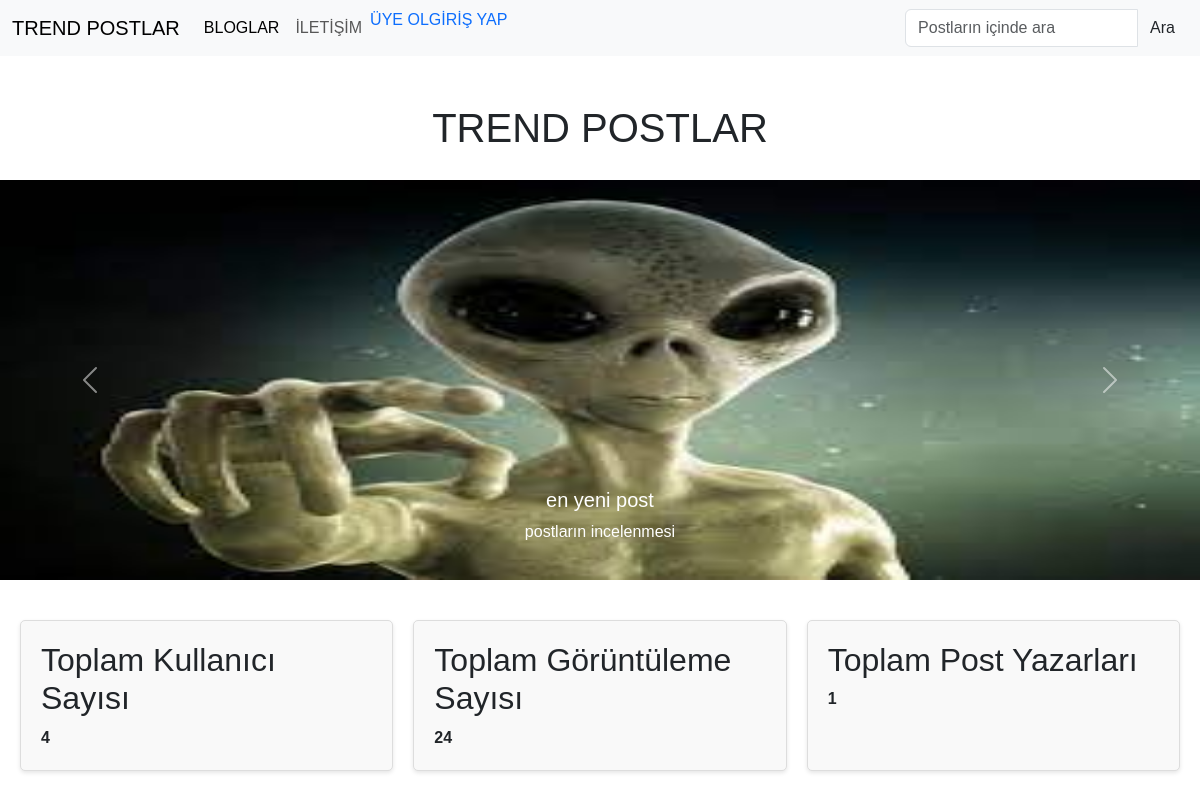
The page / on the database its author committed.
### post/models.py (models this page shows, shortened)
class Post(models.Model):
    user = models.ForeignKey('auth.User', verbose_name='yazar', related_name='posts', on_delete=models.CASCADE)
    title=models.CharField(max_length=120,verbose_name='Başlık')
    content=models.TextField(verbose_name='içerik')
    publishing_date=models.DateTimeField(verbose_name='Yayınlanma tarihi',auto_now_add=True)
    slug = models.SlugField(unique=True, editable=False, max_length=130)
    views_count = models.IntegerField(default=0)
    image = models.ImageField(null=True, blank=True)
    class Meta:
        ordering=['-publishing_date']

### home/views.py (the view)
# urls.py: path('',home_view, name='home'),
def home_view(request):
    most_viewed_posts = Post.objects.order_by('-views_count')[:5]
    total_users = User.objects.count()
    total_post_writers = Post.objects.values('user').distinct().count()
    total_post_readers = sum(post.views_count for post in Post.objects.all())
    context = {
        'most_viewed_posts': most_viewed_posts,
        'total_users': total_users,
        'total_post_writers': total_post_writers,
        'total_post_readers': total_post_readers,
    }
    return render(request, 'home.html', context)

### templates/home.html (shortened to what this page needs)
{% extends 'base.html'%}
{% block body %}
<br><br>
<h1 class="text-center fade-in-out">TREND POSTLAR</h1>
<div id="myCarousel" class="carousel slide" data-ride="carousel">
    <div class="carousel-inner">
        {% for post in most_viewed_posts %}
        <div class="carousel-item {% if forloop.first %}active{% endif %}">
            <img class="d-block w-100" src="{{ post.image.url }}" alt="{{ post.title }}">
            <div class="carousel-caption d-none d-md-block">
                <h5>{{ post.title }}</h5>
                <p>{{ post.content }}</p>
            </div>
        </div>
        {% endfor %}
    </div>
    <a class="carousel-control-prev" href="#myCarousel" role="button" data-slide="prev">
        <span class="carousel-control-prev-icon" aria-hidden="true"></span>
    </a>
    <a class="carousel-control-next" href="#myCarousel" role="button" data-slide="next">
        <span class="carousel-control-next-icon" aria-hidden="true"></span>
    </a>
</div>
<div class="dashboard">
    <div class="widget">
        <h2>Toplam Kullanıcı Sayısı</h2>
        <strong class="text-center">{{ total_users }}</strong>
    </div>
    <div class="widget">
        <h2>Toplam Görüntüleme Sayısı</h2>
        <strong class="text-center">{{ total_post_readers }}</strong>
    </div>
    <div class="widget">
        <h2>Toplam Post Yazarları</h2>
        <strong class="text-center">{{ total_post_writers }}</strong>
    </div>
</div>
{% endblock %}

### templates/base.html (style rules this page uses)
body { background-color: #3d7541; }

### templates/home.html (style rules this page uses)
.fade-in-out { animation: fade 3s infinite; }
.carousel { display: flex; overflow: hidden; }
.carousel-item img { margin: 20px auto; max-height: 400px; width: 400px; }
body { font-family: Arial, sans-serif; margin: 0; padding: 0; }
.dashboard { display: grid; grid-template-columns: repeat(auto-fit, minmax(300px, 1fr)); grid-gap: 20px; padding: 20px; }
.widget { background-color: #f9f9f9; border: 1px solid #ddd; border-radius: 5px; padding: 20px; box-shadow: 0 2px 4px rgba(0, 0, 0, 0.1); }
.widget h2 { margin-top: 0; }

### rows shown on the page
Post: image (picture), title "en yeni post", content "postların incelenmesi"

### other values the page prints
{{ total_users }} "4"
{{ total_post_readers }} "24"
{{ total_post_writers }} "1"
